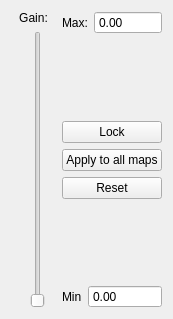
<?xml version="1.0" encoding="UTF-8"?>
<ui version="4.0">
 <class>TFColorMapWidget</class>
 <widget class="QWidget" name="TFColorMapWidget">
  <property name="geometry">
   <rect>
    <x>0</x>
    <y>0</y>
    <width>173</width>
    <height>319</height>
   </rect>
  </property>
  <property name="windowTitle">
   <string>TFColorMapWidget</string>
  </property>
  <layout class="QHBoxLayout" name="mainLayout" stretch="0,1">
   <item>
    <layout class="QVBoxLayout" name="verticalLayout">
     <item>
      <widget class="QLabel" name="label">
       <property name="sizePolicy">
        <sizepolicy hsizetype="Expanding" vsizetype="Preferred">
         <horstretch>0</horstretch>
         <verstretch>0</verstretch>
        </sizepolicy>
       </property>
       <property name="text">
        <string>Gain:</string>
       </property>
       <property name="scaledContents">
        <bool>true</bool>
       </property>
       <property name="alignment">
        <set>Qt::AlignCenter</set>
       </property>
      </widget>
     </item>
     <item>
      <layout class="QHBoxLayout" name="horizontalLayout">
       <item>
        <spacer name="horizontalSpacer_2">
         <property name="orientation">
          <enum>Qt::Horizontal</enum>
         </property>
         <property name="sizeHint" stdset="0">
          <size>
           <width>45</width>
           <height>20</height>
          </size>
         </property>
        </spacer>
       </item>
       <item>
        <widget class="QSlider" name="slider">
         <property name="orientation">
          <enum>Qt::Vertical</enum>
         </property>
        </widget>
       </item>
       <item>
        <spacer name="horizontalSpacer">
         <property name="orientation">
          <enum>Qt::Horizontal</enum>
         </property>
         <property name="sizeHint" stdset="0">
          <size>
           <width>37</width>
           <height>20</height>
          </size>
         </property>
        </spacer>
       </item>
      </layout>
     </item>
    </layout>
   </item>
   <item>
    <layout class="QVBoxLayout" name="verticalLayout_2">
     <item>
      <layout class="QHBoxLayout" name="horizontalLayout_3">
       <item>
        <widget class="QLabel" name="label_2">
         <property name="text">
          <string>Max:</string>
         </property>
        </widget>
       </item>
       <item>
        <widget class="QDoubleSpinBox" name="spinMax">
         <property name="sizePolicy">
          <sizepolicy hsizetype="Expanding" vsizetype="Fixed">
           <horstretch>0</horstretch>
           <verstretch>0</verstretch>
          </sizepolicy>
         </property>
         <property name="buttonSymbols">
          <enum>QAbstractSpinBox::NoButtons</enum>
         </property>
        </widget>
       </item>
      </layout>
     </item>
     <item>
      <spacer name="verticalSpacer">
       <property name="orientation">
        <enum>Qt::Vertical</enum>
       </property>
       <property name="sizeHint" stdset="0">
        <size>
         <width>20</width>
         <height>40</height>
        </size>
       </property>
      </spacer>
     </item>
     <item>
      <widget class="QPushButton" name="buttonLock">
       <property name="text">
        <string>Lock</string>
       </property>
      </widget>
     </item>
     <item>
      <widget class="QPushButton" name="buttonApplyAll">
       <property name="text">
        <string>Apply to all maps</string>
       </property>
      </widget>
     </item>
     <item>
      <widget class="QPushButton" name="buttonReset">
       <property name="text">
        <string>Reset</string>
       </property>
      </widget>
     </item>
     <item>
      <spacer name="verticalSpacer_2">
       <property name="orientation">
        <enum>Qt::Vertical</enum>
       </property>
       <property name="sizeHint" stdset="0">
        <size>
         <width>20</width>
         <height>40</height>
        </size>
       </property>
      </spacer>
     </item>
     <item>
      <layout class="QHBoxLayout" name="horizontalLayout_2">
       <item>
        <widget class="QLabel" name="label_3">
         <property name="text">
          <string>Min</string>
         </property>
        </widget>
       </item>
       <item>
        <widget class="QDoubleSpinBox" name="spinMin">
         <property name="sizePolicy">
          <sizepolicy hsizetype="Expanding" vsizetype="Fixed">
           <horstretch>0</horstretch>
           <verstretch>0</verstretch>
          </sizepolicy>
         </property>
         <property name="buttonSymbols">
          <enum>QAbstractSpinBox::NoButtons</enum>
         </property>
        </widget>
       </item>
      </layout>
     </item>
    </layout>
   </item>
  </layout>
 </widget>
 <layoutdefault spacing="6" margin="11"/>
 <resources/>
 <connections/>
</ui>
